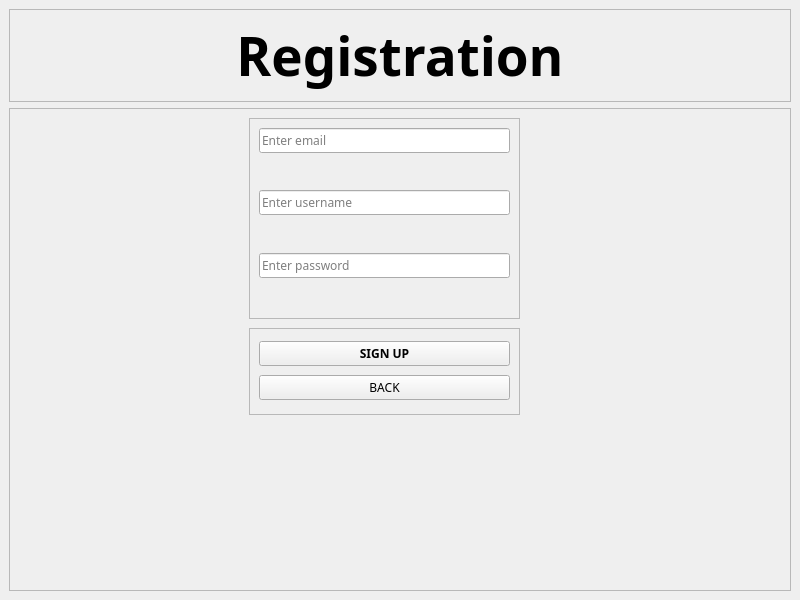
<?xml version="1.0" encoding="UTF-8"?>
<ui version="4.0">
 <class>MainWindow</class>
 <widget class="QMainWindow" name="MainWindow">
  <property name="geometry">
   <rect>
    <x>0</x>
    <y>0</y>
    <width>800</width>
    <height>600</height>
   </rect>
  </property>
  <property name="windowTitle">
   <string>MainWindow</string>
  </property>
  <widget class="QWidget" name="centralwidget">
   <layout class="QVBoxLayout" name="verticalLayout">
    <item>
     <widget class="QFrame" name="registrTxtFrame">
      <property name="frameShape">
       <enum>QFrame::StyledPanel</enum>
      </property>
      <property name="frameShadow">
       <enum>QFrame::Raised</enum>
      </property>
      <layout class="QVBoxLayout" name="verticalLayout_7">
       <item>
        <widget class="QLabel" name="registrTxt">
         <property name="sizePolicy">
          <sizepolicy hsizetype="Preferred" vsizetype="Preferred">
           <horstretch>0</horstretch>
           <verstretch>0</verstretch>
          </sizepolicy>
         </property>
         <property name="font">
          <font>
           <family>Montserrat ExtraBold</family>
           <pointsize>40</pointsize>
           <weight>75</weight>
           <bold>true</bold>
          </font>
         </property>
         <property name="layoutDirection">
          <enum>Qt::LeftToRight</enum>
         </property>
         <property name="text">
          <string>Registration</string>
         </property>
         <property name="alignment">
          <set>Qt::AlignCenter</set>
         </property>
        </widget>
       </item>
      </layout>
     </widget>
    </item>
    <item>
     <widget class="QFrame" name="registrFrame">
      <property name="sizePolicy">
       <sizepolicy hsizetype="Preferred" vsizetype="Expanding">
        <horstretch>0</horstretch>
        <verstretch>0</verstretch>
       </sizepolicy>
      </property>
      <property name="frameShape">
       <enum>QFrame::StyledPanel</enum>
      </property>
      <property name="frameShadow">
       <enum>QFrame::Raised</enum>
      </property>
      <widget class="QFrame" name="btnsFrameReg">
       <property name="geometry">
        <rect>
         <x>240</x>
         <y>220</y>
         <width>271</width>
         <height>87</height>
        </rect>
       </property>
       <property name="frameShape">
        <enum>QFrame::StyledPanel</enum>
       </property>
       <property name="frameShadow">
        <enum>QFrame::Raised</enum>
       </property>
       <layout class="QVBoxLayout" name="verticalLayout_8">
        <item>
         <widget class="QPushButton" name="btnToDashboard">
          <property name="font">
           <font>
            <family>Montserrat Medium</family>
            <weight>75</weight>
            <bold>true</bold>
            <kerning>false</kerning>
           </font>
          </property>
          <property name="text">
           <string>SIGN UP</string>
          </property>
         </widget>
        </item>
        <item>
         <widget class="QPushButton" name="btnToLogin">
          <property name="font">
           <font>
            <family>Montserrat Medium</family>
            <weight>50</weight>
            <bold>false</bold>
            <kerning>false</kerning>
           </font>
          </property>
          <property name="text">
           <string>BACK</string>
          </property>
         </widget>
        </item>
       </layout>
      </widget>
      <widget class="QFrame" name="emailPswrdFrameReg">
       <property name="geometry">
        <rect>
         <x>240</x>
         <y>10</y>
         <width>271</width>
         <height>201</height>
        </rect>
       </property>
       <property name="frameShape">
        <enum>QFrame::StyledPanel</enum>
       </property>
       <property name="frameShadow">
        <enum>QFrame::Raised</enum>
       </property>
       <layout class="QVBoxLayout" name="verticalLayout_6">
        <item>
         <widget class="QLineEdit" name="txtEditEmailReg">
          <property name="font">
           <font>
            <family>Montserrat</family>
           </font>
          </property>
          <property name="placeholderText">
           <string>Enter email</string>
          </property>
         </widget>
        </item>
        <item>
         <widget class="QLabel" name="txtEmailValidation">
          <property name="font">
           <font>
            <family>Montserrat</family>
           </font>
          </property>
          <property name="styleSheet">
           <string notr="true">color: rgb(255, 0, 0);</string>
          </property>
          <property name="text">
           <string/>
          </property>
         </widget>
        </item>
        <item>
         <widget class="QLineEdit" name="txtEditNameReg">
          <property name="font">
           <font>
            <family>Montserrat</family>
           </font>
          </property>
          <property name="text">
           <string/>
          </property>
          <property name="placeholderText">
           <string>Enter username</string>
          </property>
         </widget>
        </item>
        <item>
         <widget class="QLabel" name="txtNameValidation">
          <property name="font">
           <font>
            <family>Montserrat</family>
           </font>
          </property>
          <property name="styleSheet">
           <string notr="true">color: rgb(255, 0, 0);</string>
          </property>
          <property name="text">
           <string/>
          </property>
         </widget>
        </item>
        <item>
         <widget class="QLineEdit" name="txtEditPswrdReg">
          <property name="font">
           <font>
            <family>Montserrat</family>
           </font>
          </property>
          <property name="inputMask">
           <string/>
          </property>
          <property name="text">
           <string/>
          </property>
          <property name="echoMode">
           <enum>QLineEdit::Password</enum>
          </property>
          <property name="placeholderText">
           <string>Enter password</string>
          </property>
         </widget>
        </item>
        <item>
         <widget class="QLabel" name="txtPswrdValidation">
          <property name="font">
           <font>
            <family>Montserrat</family>
           </font>
          </property>
          <property name="styleSheet">
           <string notr="true">color: rgb(255, 0, 0);</string>
          </property>
          <property name="text">
           <string/>
          </property>
         </widget>
        </item>
       </layout>
      </widget>
     </widget>
    </item>
   </layout>
  </widget>
 </widget>
 <resources/>
 <connections/>
</ui>
